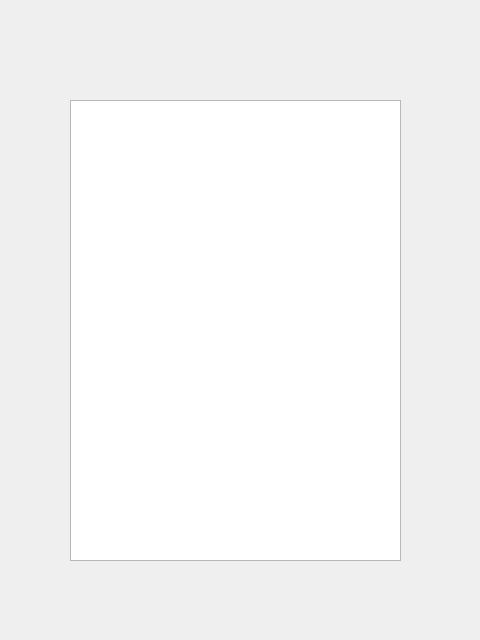
<?xml version="1.0" encoding="UTF-8"?>
<ui version="4.0">
 <class>Dialog</class>
 <widget class="QDialog" name="Dialog">
  <property name="geometry">
   <rect>
    <x>0</x>
    <y>0</y>
    <width>480</width>
    <height>640</height>
   </rect>
  </property>
  <property name="windowTitle">
   <string>Dialog</string>
  </property>
  <widget class="QTableWidget" name="tableWidget">
   <property name="geometry">
    <rect>
     <x>70</x>
     <y>100</y>
     <width>331</width>
     <height>461</height>
    </rect>
   </property>
  </widget>
 </widget>
 <resources/>
 <connections/>
</ui>
